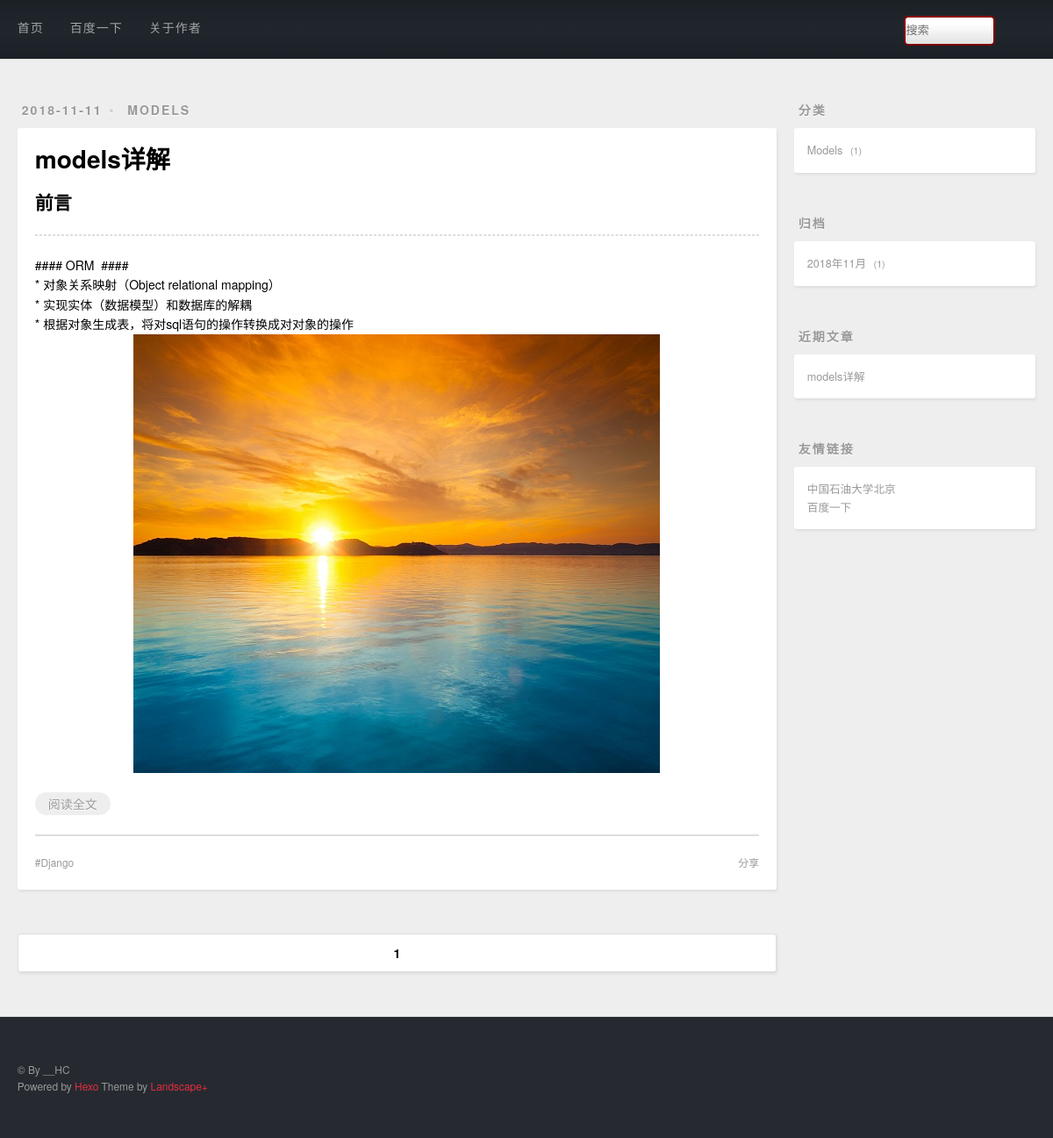
The app's page /index/ with its own data.
### blog/models.py (models this page shows, shortened)
class Post(models.Model):
    title = models.CharField(max_length=20)
    desc = RichTextUploadingField()
    content = models.TextField()
    created = models.DateField(auto_now_add=True)
    modified = models.DateTimeField(auto_now=True)
    category = models.ForeignKey(Category,on_delete=models.DO_NOTHING)
    tags = models.ManyToManyField(Tags)
    class Meta():
        verbose_name_plural = '贴子'
    @staticmethod
    def get_posts_by_page(num):
        num = int(num)
        paginator = Paginator(Post.objects.order_by('-modified').all(),1)
        if num<1:
            num = 1
        if num>paginator.num_pages:
            num = paginator.num_pages
        post = paginator.page(num)
        pervious = 1
        last = 1
        if num <= pervious:
            start = 1
            end = last + pervious + 1
        if num > pervious:
            start = num - pervious
            end = num + last
        if end > paginator.num_pages:
            end = paginator.num_pages
        end +=1
        return (post,range(start,end))

class Category(models.Model):
    name = models.CharField(max_length=20,unique=True)
    def __str__(self):
        return self.name
    class Meta():
        verbose_name_plural = '类别'

class Tags(models.Model):
    name = models.CharField(max_length=20,unique=True)
    def __str__(self):
        return self.name
    class Meta():
        verbose_name_plural = '标签'

### blog/views.py (the view)
# urls.py: path('index/',views.view_index),
def view_index(request,num='1'):
    page,page_range = Post.get_posts_by_page(num)   #分页处理
    return render(request,'index.html',{'page':page,'page_range':page_range})

### blog/context_processors.py (called while the page is built)
def globla_context_process(request):
    content={}
    content['category'] = Post.objects.values('category','category__name').annotate(count = Count('*'))
    archive = get_archive()
    content['archive']=archive
    content['recent']=Post.objects.order_by('-created').all()[:2]
    return content

def get_archive():
    s = set()
    for t in Post.objects.values('created'):
        s.add(str(t['created'].year) + "-" + str(t['created'].month))   #去重
    archive = []
    for time in s:
        year = time.split('-')[0]
        month = time.split('-')[1]
        item = {'created': date(year=int(year), month=int(month), day=1),
                'count': Post.objects.filter(created__year=year, created__month=month).count()}
        archive.append(item)
    return archive

### blog/templatetags/custom_markdown.py (called while the page is built)
@register.filter
def mark(value):
    return markdown.markdown(value)

### blog/templates/index.html (shortened to what this page needs)
{% extends 'base.html' %}
{% load custom_markdown %}
{% block main %}
{% for post in page.object_list %}
 <article class="article article-type-post">
            <div class="article-meta">
                <a class="article-date">
                    <time>{{ post.created|date:'Y-m-d' }}</time>
                </a>
                <div class="article-category">
                    <a class="article-category-link" href="#" target="_blank">{{ post.category|lower }}</a>
                </div>
            </div>
            <div class="article-inner">
                <header class="article-header">
                    <h1 itemprop="name">
                        <a class="article-title" href="/page/content/{{ post.id }}" target="_blank">{{ post.title }}</a>
                    </h1>
                </header>
                <div class="article-entry" itemprop="articleBody">
                    <h2>前言</h2>
                    <hr>
                    {{ post.desc|mark|safe }}
                    <p class="article-more-link">
                        <a href="/page/content/{{ post.id }}" target="_blank">阅读全文</a>
                    </p>
                </div>
                <footer class="article-footer">
                    <a data-url="存放文章的url" class="article-share-link">分享</a>
                    <ul class="article-tag-list">
                       {% for tag in post.tags.all %}
                        <li class="article-tag-list-item">
                            <a class="article-tag-list-link" href="#">{{ tag }}</a>
                        </li>
                       {% endfor %}
                    </ul>
                </footer>
            </div>
 </article>
{% endfor %}
<nav id="page-nav">
              {% for p in page_range %}
              {% if p == page.number %}
              <span class="page-number current">{{ p }}</span>
              {% else  %}
                  <a class="page-number" href="/page/{{ p }}">{{ p }}</a>
              {% endif %}
              {% endfor %}
</nav>
{% endblock main %}

### templates/base.html (shortened to what this page needs)
{% load staticfiles %}
<!DOCTYPE html>
<html lang="en">
<head>
    <link rel="stylesheet" href="{% static 'css/style.css' %}" type="text/css">
</head>
<body>
<div id="container">
    <div id="wrap">
        {% include 'head.html' %}
        <div class="outer">
            <div id="main">
                {% block main %}
                {% endblock main %}
            </div>
            {% include 'slider.html' %}
        </div>
        {% include 'footer.html' %}
    </div>
</div>
</body>
</html>

### templates/head.html (shortened to what this page needs)
<header id="header">
  <div id="banner"></div>
  <div id="header-outer" class="outer">
    <div id="header-inner" class="inner">
      <nav id="main-nav">
          <a class="main-nav-link" href="http://127.0.0.1:8000/index">首页</a>
          <a class="main-nav-link" href="http://www.baidu.com" target="_blank">百度一下</a>
          <a class="main-nav-link" href="/aboutme" target="_blank">关于作者</a>
      </nav>
      <div class="d1">
	    <form method="get" action="/search/">
	        <input type="text" name="q" placeholder="搜索">
	    </form>
      </div>
    </div>
  </div>
</header>

### templates/slider.html
<aside id="sidebar">
  <div class="widget-wrap">
     <h3 class="widget-title">分类</h3>
      <div class="widget">
       <ul class="category-list">
          {% for category in category %}
          <li class="category-list-item">
              <a class="category-list-link" href="/category/{{ category.category }}">{{ category.category__name }}</a>
              <span class="category-list-count">{{ category.count }}</span>
          </li>
          {% endfor %}
       </ul>
     </div>
  </div>
  <div class="widget-wrap">
    <h3 class="widget-title">归档</h3>
    <div class="widget">
      <ul class="archive-list">
          {% for archive in archive %}
          <li class="archive-list-item">
              <a class="archive-list-link" href="/archive/{{ archive.created.year }}/{{ archive.created.month }}">{{ archive.created.year }}年{{ archive.created.month }}月</a>
              <span class="archive-list-count">{{ archive.count }}</span>
          </li>
          {% endfor %}
      </ul>
    </div>
  </div>
  <div class="widget-wrap">
    <h3 class="widget-title">近期文章</h3>
    <div class="widget">
      <ul>
          {% for post in recent %}
          <li>
            <a href="/page/content/{{ post.id }}">{{ post.title }}</a>
          </li>
          {% endfor %}
      </ul>
    </div>
  </div>
  <div class="widget-wrap">
    <h3 class="widget-title">友情链接</h3>
    <div class="widget">
      <ul>
          <li>
            <a href="http://www.cup.edu.cn/" target="_blank">中国石油大学北京</a>
          </li>
          <li>
            <a href="http://www.baidu.com/" target="_blank">百度一下</a>
          </li>
      </ul>
    </div>
  </div>
</aside>

### templates/footer.html
<footer id="footer">
  <div class="outer">
    <div id="footer-info" class="inner">
      © By __HC<br>
      Powered by <a href="http://zespia.tw/hexo/" target="_blank">Hexo</a>
      Theme by <a href="https://github.com/xiangming/landscape-plus" target="_blank">Landscape+</a>
    </div>
  </div>
</footer>

### templates/head.html (style rules this page uses)
form { position: relative; width: 150px; margin: 0 auto; }
.d1 { float: right; line-height: 67px; }
.d1 input { width: 100px; height: 30px; border: 2px solid darkred; border-radius: 5px; outline: none; background: white; color: #1e242a; }

### records on screen
Post: created "2018-11-11", category "MODELS", title "models详解", desc|mark "#### ORM #### * 对象关系映射（Object relational mapping） * 实现实体（数据模型）和数据库的解耦 * 根据对象生成表，将对sql语句的操作转换成对对象的操作", desc|mark (picture)
Tags: name "Django"
Category: category__name "Models", count "1"

### other values on screen
{{ p }} "1"
{{ archive.created.year }} "2018"
{{ archive.created.month }} "11"
{{ archive.count }} "1"
